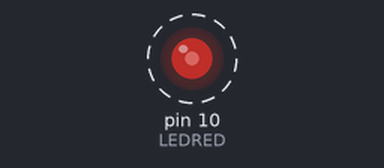
Recording of a sketch running on a simulated Arduino Uno, built with avr-gcc and run on an emulated ATmega328P. Shown: output pins drawn as LEDs (lit = HIGH). Dashed ring = blinking.

Above: at 0.05 s.
Timing chart, 0 to 4.6 s (numbered marks = the images above):
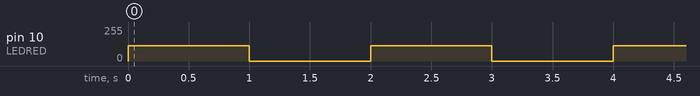

The sketch:

sketch_apr08c.ino
```cpp
int LEDRED = 10;


 void setup(){
  Serial.begin(9600);
  pinMode(LEDRED,OUTPUT);

 }

void loop() {
analogWrite (LEDRED,113);
delay(1000);
analogWrite (LEDRED,0);
delay(1000);

}
```

Measured:
- by itself, pin 10 (LEDRED): alternates 113/255 for 1.0 s and 0/255 for 1.0 s
